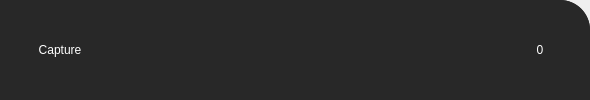
                         <widget class="QWidget" name="page_6">
                          <layout class="QHBoxLayout" name="horizontalLayout_9">
                           <property name="spacing">
                            <number>0</number>
                           </property>
                           <property name="leftMargin">
                            <number>0</number>
                           </property>
                           <property name="topMargin">
                            <number>0</number>
                           </property>
                           <property name="rightMargin">
                            <number>0</number>
                           </property>
                           <property name="bottomMargin">
                            <number>0</number>
                           </property>
                           <item>
                            <widget class="QFrame" name="frame_8">
                             <property name="styleSheet">
                              <string notr="true">background-color: rgb(40, 40, 40);

border-top-right-radius: 30px;</string>
                             </property>
                             <property name="frameShape">
                              <enum>QFrame::NoFrame</enum>
                             </property>
                             <property name="frameShadow">
                              <enum>QFrame::Raised</enum>
                             </property>
                             <layout class="QHBoxLayout" name="horizontalLayout_10">
                              <property name="spacing">
                               <number>0</number>
                              </property>
                              <property name="leftMargin">
                               <number>0</number>
                              </property>
                              <property name="topMargin">
                               <number>0</number>
                              </property>
                              <property name="rightMargin">
                               <number>0</number>
                              </property>
                              <property name="bottomMargin">
                               <number>0</number>
                              </property>
                              <item>
                               <widget class="QFrame" name="frame_resultTimeSeriesEnabled">
                                <property name="frameShape">
                                 <enum>QFrame::NoFrame</enum>
                                </property>
                                <property name="frameShadow">
                                 <enum>QFrame::Raised</enum>
                                </property>
                                <layout class="QHBoxLayout" name="horizontalLayout_16">
                                 <property name="spacing">
                                  <number>5</number>
                                 </property>
                                 <property name="leftMargin">
                                  <number>0</number>
                                 </property>
                                 <property name="topMargin">
                                  <number>5</number>
                                 </property>
                                 <property name="rightMargin">
                                  <number>0</number>
                                 </property>
                                 <property name="bottomMargin">
                                  <number>5</number>
                                 </property>
                                 <item>
                                  <widget class="QFrame" name="frame_104">
                                   <property name="minimumSize">
                                    <size>
                                     <width>120</width>
                                     <height>0</height>
                                    </size>
                                   </property>
                                   <property name="maximumSize">
                                    <size>
                                     <width>120</width>
                                     <height>16777215</height>
                                    </size>
                                   </property>
                                   <property name="frameShape">
                                    <enum>QFrame::NoFrame</enum>
                                   </property>
                                   <property name="frameShadow">
                                    <enum>QFrame::Raised</enum>
                                   </property>
                                   <layout class="QVBoxLayout" name="verticalLayout_51">
                                    <property name="spacing">
                                     <number>0</number>
                                    </property>
                                    <property name="leftMargin">
                                     <number>0</number>
                                    </property>
                                    <property name="topMargin">
                                     <number>0</number>
                                    </property>
                                    <property name="rightMargin">
                                     <number>0</number>
                                    </property>
                                    <property name="bottomMargin">
                                     <number>0</number>
                                    </property>
                                    <item>
                                     <widget class="QLabel" name="label_38">
                                      <property name="styleSheet">
                                       <string notr="true">font: 63 10pt &quot;Segoe UI Semibold&quot;;
color: rgb(255, 255, 255);
border:none;</string>
                                      </property>
                                      <property name="frameShadow">
                                       <enum>QFrame::Plain</enum>
                                      </property>
                                      <property name="text">
                                       <string>Capture</string>
                                      </property>
                                      <property name="alignment">
                                       <set>Qt::AlignCenter</set>
                                      </property>
                                     </widget>
                                    </item>
                                   </layout>
                                  </widget>
                                 </item>
                                 <item>
                                  <widget class="QPushButton" name="pushButton_resultCaptureLeft">
                                   <property name="minimumSize">
                                    <size>
                                     <width>25</width>
                                     <height>25</height>
                                    </size>
                                   </property>
                                   <property name="maximumSize">
                                    <size>
                                     <width>25</width>
                                     <height>25</height>
                                    </size>
                                   </property>
                                   <property name="cursor">
                                    <cursorShape>PointingHandCursor</cursorShape>
                                   </property>
                                   <property name="styleSheet">
                                    <string notr="true">QPushButton{
	background-image: url(:/icons/icons/left_.png);
border-radius:4px;
border:none;
background-repeat: no-repeat;
background-position: center;
}
QPushButton::hover{
background-color: rgba(200, 200, 200,100);
border-radius:4px;
border:none;
background-repeat: no-repeat;
background-position: center;
}</string>
                                   </property>
                                   <property name="text">
                                    <string/>
                                   </property>
                                  </widget>
                                 </item>
                                 <item>
                                  <widget class="QFrame" name="frame_resultCaptureSlider">
                                   <property name="minimumSize">
                                    <size>
                                     <width>300</width>
                                     <height>0</height>
                                    </size>
                                   </property>
                                   <property name="maximumSize">
                                    <size>
                                     <width>300</width>
                                     <height>16777215</height>
                                    </size>
                                   </property>
                                   <property name="frameShape">
                                    <enum>QFrame::NoFrame</enum>
                                   </property>
                                   <property name="frameShadow">
                                    <enum>QFrame::Raised</enum>
                                   </property>
                                  </widget>
                                 </item>
                                 <item>
                                  <widget class="QPushButton" name="pushButton_resultCaptureRight">
                                   <property name="minimumSize">
                                    <size>
                                     <width>25</width>
                                     <height>25</height>
                                    </size>
                                   </property>
                                   <property name="maximumSize">
                                    <size>
                                     <width>25</width>
                                     <height>25</height>
                                    </size>
                                   </property>
                                   <property name="cursor">
                                    <cursorShape>PointingHandCursor</cursorShape>
                                   </property>
                                   <property name="styleSheet">
                                    <string notr="true">QPushButton{
	background-image: url(:/icons/icons/right_.png);
border-radius:4px;
border:none;
background-repeat: no-repeat;
background-position: center;
}
QPushButton::hover{
background-color: rgba(200, 200, 200,100);
border-radius:4px;
border:none;
background-repeat: no-repeat;
background-position: center;
}</string>
                                   </property>
                                   <property name="text">
                                    <string/>
                                   </property>
                                  </widget>
                                 </item>
                                 <item>
                                  <widget class="QFrame" name="frame_111">
                                   <property name="minimumSize">
                                    <size>
                                     <width>100</width>
                                     <height>0</height>
                                    </size>
                                   </property>
                                   <property name="maximumSize">
                                    <size>
                                     <width>100</width>
                                     <height>16777215</height>
                                    </size>
                                   </property>
                                   <property name="frameShape">
                                    <enum>QFrame::NoFrame</enum>
                                   </property>
                                   <property name="frameShadow">
                                    <enum>QFrame::Raised</enum>
                                   </property>
                                   <layout class="QVBoxLayout" name="verticalLayout_53">
                                    <property name="spacing">
                                     <number>0</number>
                                    </property>
                                    <property name="leftMargin">
                                     <number>0</number>
                                    </property>
                                    <property name="topMargin">
                                     <number>0</number>
                                    </property>
                                    <property name="rightMargin">
                                     <number>0</number>
                                    </property>
                                    <property name="bottomMargin">
                                     <number>0</number>
                                    </property>
                                    <item>
                                     <widget class="QLabel" name="label_resultCaptureIndex">
                                      <property name="styleSheet">
                                       <string notr="true">font: 63 10pt &quot;Segoe UI Semibold&quot;;
color: rgb(255, 255, 255);
border:none;</string>
                                      </property>
                                      <property name="frameShadow">
                                       <enum>QFrame::Plain</enum>
                                      </property>
                                      <property name="text">
                                       <string>0</string>
                                      </property>
                                      <property name="alignment">
                                       <set>Qt::AlignCenter</set>
                                      </property>
                                     </widget>
                                    </item>
                                   </layout>
                                  </widget>
                                 </item>
                                </layout>
                               </widget>
                              </item>
                             </layout>
                            </widget>
                           </item>
                          </layout>
                         </widget>
